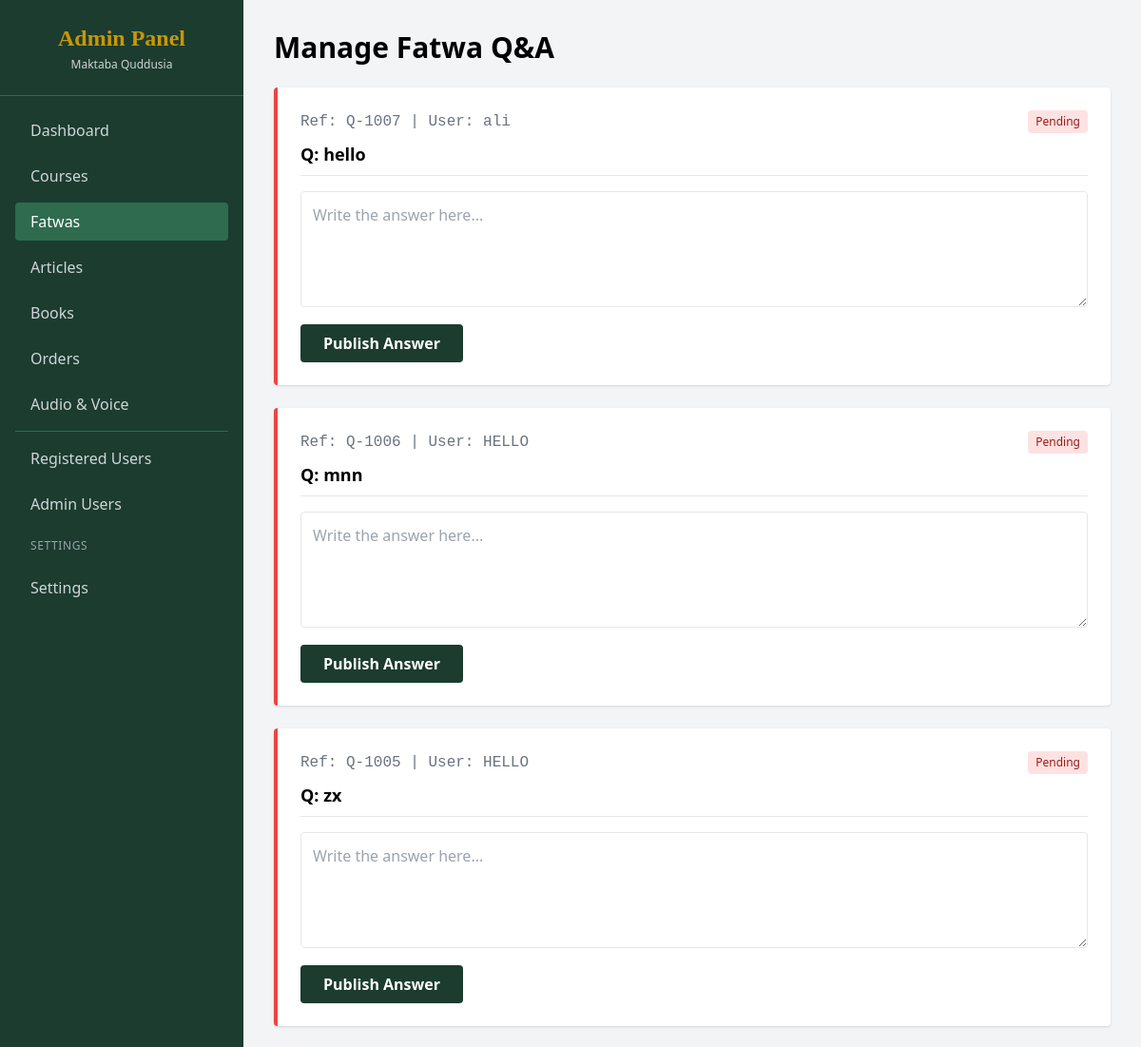
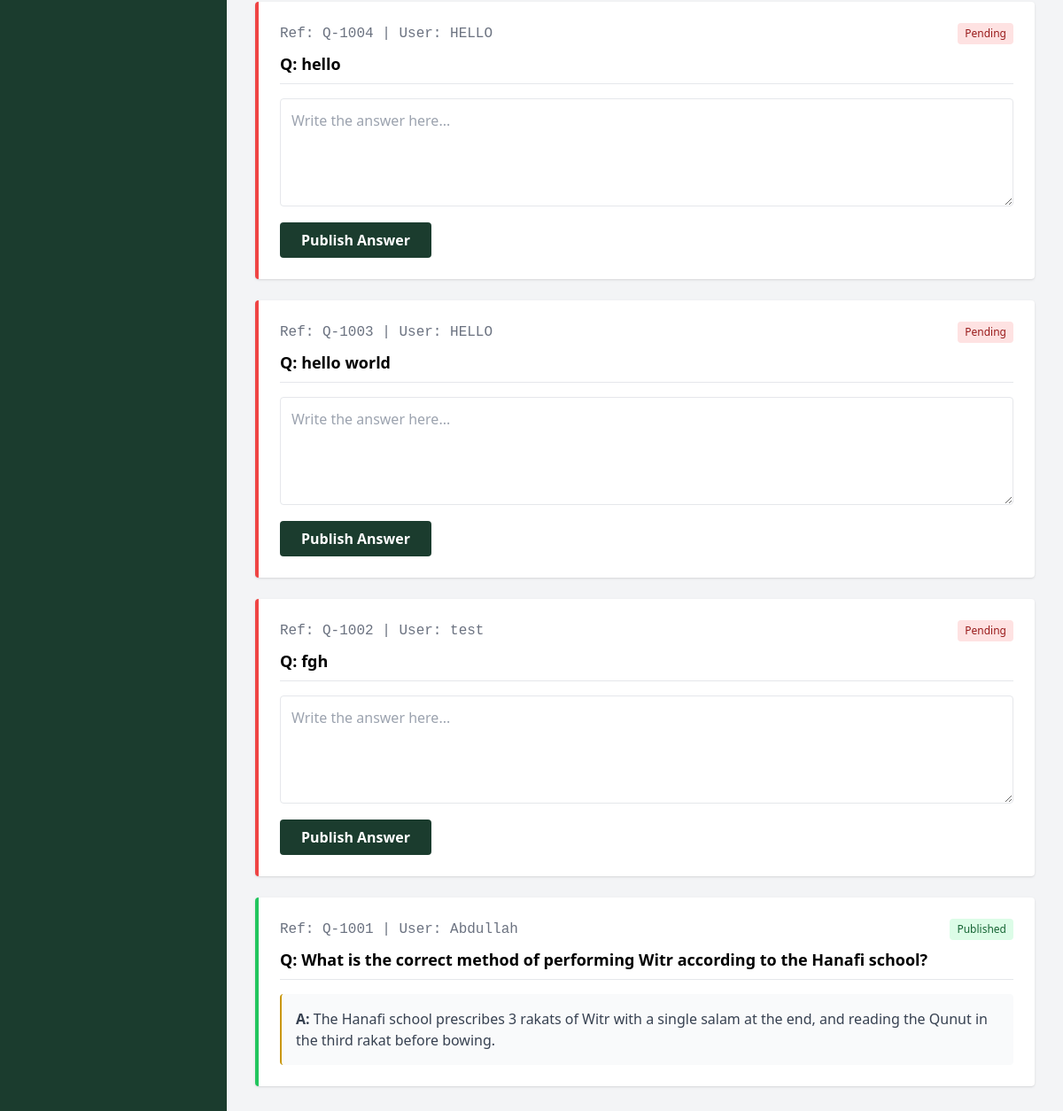
/admin/fatwas.php (signed in), run on the app's committed database (2 pictures, top to bottom).
### tables this page shows
CREATE TABLE `fatwas` (
  `id` int(11) NOT NULL,
  `reference_no` varchar(20) NOT NULL,
  `user_name` varchar(100) NOT NULL,
  `user_email` varchar(150) NOT NULL,
  `category` varchar(100) NOT NULL,
  `language` varchar(10) DEFAULT 'en',
  `question_text` text NOT NULL,
  `answer_text` text DEFAULT NULL,
  `status` enum('Pending','In Review','Answered','Published') DEFAULT 'Pending',
  `created_at` timestamp NOT NULL DEFAULT current_timestamp(),
  `answered_at` timestamp NULL DEFAULT NULL
);

### admin/fatwas.php (the view, shortened to what this page needs)
<?php
require_once '../config.php';
$fatwas = $pdo->query("SELECT * FROM fatwas ORDER BY created_at DESC")->fetchAll();
?>
<!DOCTYPE html>
<html lang="en">
<head>
    <script src="https://cdn.tailwindcss.com"></script>
</head>
<body class="bg-gray-100 flex h-screen">
    <aside class="w-64 bg-[#1B3C2E] text-white flex-shrink-0 overflow-y-auto">
        <div class="p-6 border-b border-[#2E6B4F] text-center">
            <h2 class="text-2xl font-serif text-[#C9960A] font-bold">Admin Panel</h2>
            <p class="text-xs text-gray-300 mt-1">Maktaba Quddusia</p>
        </div>
        <nav class="p-4 space-y-2">
            <a href="dashboard.php" class="block py-2 px-4 hover:bg-[#2E6B4F] rounded text-gray-300 transition">Dashboard</a>
            <a href="courses.php" class="block py-2 px-4 hover:bg-[#2E6B4F] rounded text-gray-300 transition">Courses</a>
            <a href="fatwas.php" class="block py-2 px-4 bg-[#2E6B4F] rounded text-white font-medium">Fatwas</a>
            <a href="articles.php" class="block py-2 px-4 hover:bg-[#2E6B4F] rounded text-gray-300 transition">Articles</a>
            <a href="books.php" class="block py-2 px-4 hover:bg-[#2E6B4F] rounded text-gray-300 transition">Books</a>
            <a href="orders.php" class="block py-2 px-4 hover:bg-[#2E6B4F] rounded text-gray-300 transition">Orders</a>
            <a href="audios.php" class="block py-2 px-4 hover:bg-[#2E6B4F] rounded text-gray-300 transition">Audio & Voice</a>
            <hr class="my-2 border-[#2E6B4F]">
            <a href="manage_users.php" class="block py-2 px-4 hover:bg-[#2E6B4F] rounded text-gray-300 transition">Registered Users</a>
            <a href="users.php" class="block py-2 px-4 hover:bg-[#2E6B4F] rounded text-gray-300 transition">Admin Users</a>
            <div class="px-4 py-2 text-xs text-gray-400 uppercase tracking-wider">Settings</div>
            <a href="settings.php" class="block py-2 px-4 hover:bg-green-mid rounded text-gray-300 transition">Settings</a>
        </nav>
    </aside>
    <main class="flex-1 p-8 overflow-y-auto">
        <h1 class="text-3xl font-bold mb-6">Manage Fatwa Q&A</h1>
        <div class="space-y-6">
            <?php foreach($fatwas as $f): ?>
            <div class="bg-white p-6 rounded shadow border-l-4 <?php echo $f['status'] == 'Pending' ? 'border-red-500' : 'border-green-500'; ?>">
                <div class="flex justify-between mb-2">
                    <span class="font-mono text-gray-500">Ref: <?php echo htmlspecialchars($f['reference_no']); ?> | User: <?php echo htmlspecialchars($f['user_name']); ?></span>
                    <span class="px-2 py-1 text-xs rounded <?php echo $f['status'] == 'Pending' ? 'bg-red-100 text-red-800' : 'bg-green-100 text-green-800'; ?>"><?php echo htmlspecialchars($f['status']); ?></span>
                </div>
                <h3 class="text-lg font-bold mb-4 border-b pb-2">Q: <?php echo htmlspecialchars($f['question_text']); ?></h3>
                <?php if($f['status'] == 'Pending'): ?>
                    <form method="POST" class="mt-4">
                        <textarea name="answer_text" rows="4" required class="w-full border rounded p-3 mb-3 focus:outline-none focus:ring focus:border-[#C9960A]" placeholder="Write the answer here..."></textarea>
                        <button type="submit" class="bg-[#1B3C2E] hover:bg-[#2E6B4F] text-white px-6 py-2 rounded font-bold">Publish Answer</button>
                    </form>
                <?php else: ?>
                    <div class="bg-gray-50 p-4 rounded text-gray-700 border-l-2 border-[#C9960A]">
                        <strong>A:</strong> <?php echo nl2br(htmlspecialchars($f['answer_text'])); ?>
                    </div>
                <?php endif; ?>
            </div>
            <?php endforeach; ?>
        </div>
    </main>
</body>
</html>

### data on the page
fatwas: reference_no "Q-1007", user_name "ali", status "Pending", question_text "hello"
fatwas: reference_no "Q-1006", user_name "HELLO", status "Pending", question_text "mnn"
fatwas: reference_no "Q-1005", user_name "HELLO", status "Pending", question_text "zx"
fatwas: reference_no "Q-1004", user_name "HELLO", status "Pending", question_text "hello"
fatwas: reference_no "Q-1003", user_name "HELLO", status "Pending", question_text "hello world"
fatwas: reference_no "Q-1002", user_name "test", status "Pending", question_text "fgh"
fatwas: reference_no "Q-1001", user_name "Abdullah", status "Published", question_text "What is the correct method of performing Witr according to the Hanafi school?", answer_text "The Hanafi school prescribes 3 rakats of Witr with a single salam at the end, and reading the Qunut in the third rakat before bowing."
